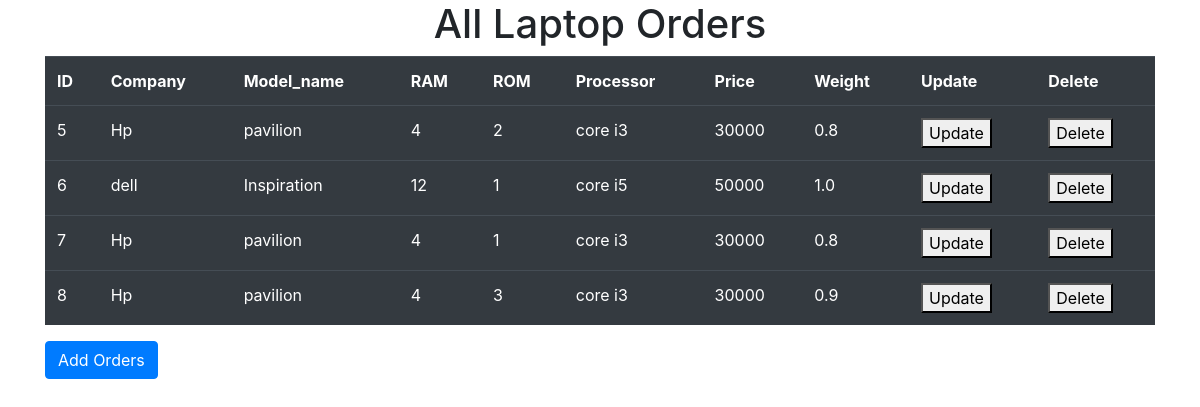
The app's page /lap/show/ with its own data.
### Firstapp/models.py (models this page shows, shortened)
class Laptop(models.Model):
    company = models.CharField(max_length=32)
    model_name = models.CharField(max_length=32)
    ram = models.IntegerField()
    rom = models.IntegerField()
    processor = models.CharField(max_length=50)
    price = models.IntegerField()
    weight = models.FloatField()

### Firstapp/views.py (the view)
# urls.py: path('show/', views.ShowLaptopView, name='show_order'),
def ShowLaptopView(request):
    lap_obj = Laptop.objects.all()
    template_name = 'Firstapp/showorders.html'
    context = {'lap_obj': lap_obj}
    return render(request, template_name, context)

### templates/Firstapp/showorders.html (shortened to what this page needs)
{% extends 'layout.html' %}
{% block content %}
    <h1 style="text-align: center;">All Laptop Orders</h1>
    <div class="container">
        <table class="table table-dark">
        <tr>
            <th>ID</th>
            <th>Company</th>
            <th>Model_name</th>
            <th>RAM</th>
            <th>ROM</th>
            <th>Processor</th>
            <th>Price</th>
            <th>Weight</th>
            <th>Update</th>
            <th>Delete</th>
        </tr>
        {% for laptop in lap_obj %}
            <tr>
                <td>{{laptop.id}}</td>
                <td>{{laptop.company}}</td>
                <td>{{laptop.model_name}}</td>
                <td>{{laptop.ram}}</td>
                <td>{{laptop.rom}}</td>
                <td>{{laptop.processor}}</td>
                <td>{{laptop.price}}</td>
                <td>{{laptop.weight}}</td>
                <td><a href="{% url 'update' laptop.id %}"><button>Update</button></a></td>
                <td><a href="{% url 'delete' laptop.id %}"><button>Delete</button></a></td>
            </tr>
        {% endfor %}
    </table>
        <a href="{% url 'add_order' %}"><button class="btn btn-primary">Add Orders</button></a>
    </div>
{% endblock %}

### templates/layout.html (shortened to what this page needs)
<!DOCTYPE html>
<html lang="en">
<head>
    <link rel="stylesheet" href="https://cdn.jsdelivr.net/npm/bootstrap@4.6.1/dist/css/bootstrap.min.css">
</head>
<body>
    {% block content %}{% endblock %}
</body>
</html>

### records on screen
Laptop: id "5", company "Hp", model_name "pavilion", ram "4", rom "2", processor "core i3", price "30000", weight "0.8"
Laptop: id "6", company "dell", model_name "Inspiration", ram "12", rom "1", processor "core i5", price "50000", weight "1.0"
Laptop: id "7", company "Hp", model_name "pavilion", ram "4", rom "1", processor "core i3", price "30000", weight "0.8"
Laptop: id "8", company "Hp", model_name "pavilion", ram "4", rom "3", processor "core i3", price "30000", weight "0.9"
